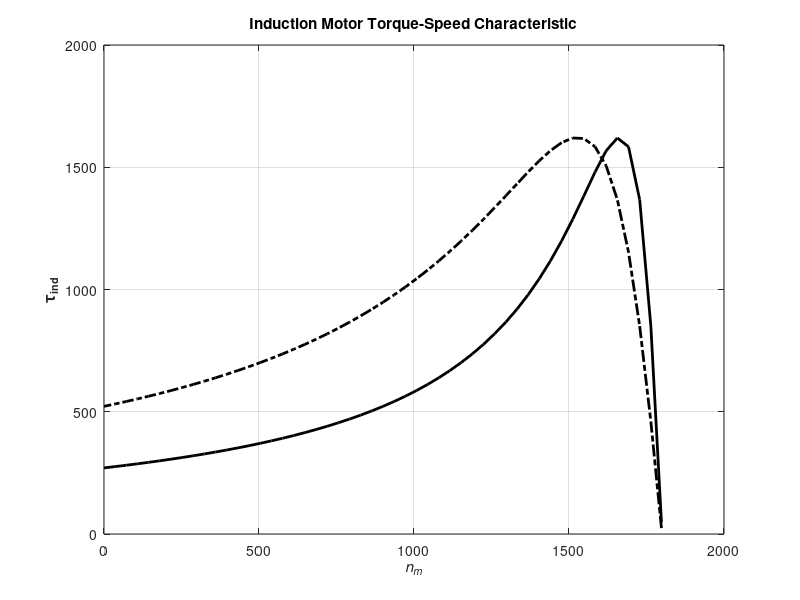

Write MATLAB code to recreate this figure.
f=60;                       % frequence
r1 = 0.03957;               % Stator resistance
x1 = 2*pi*f*0.000389;       % Stator reactance
r2 = 0.02215;               % Rotor resistance
x2 = 2*pi*f*0.000389;       % Rotor reactance
xm = 2*pi*f*0.01664;        % Magnetization branch reactance
v_phase = 460 / sqrt(3);    % Phase voltage
n_sync = 1800;              % Synchronous speed (r/min)
w_sync = 188.5;             % Synchronous speed (rad/s)

v_th = v_phase * ( xm / sqrt(r1^2 + (x1 + xm)^2) );
z_th = ((j*xm) * (r1 + j*x1)) / (r1 + j*(x1 + xm));
r_th = real(z_th);
x_th = imag(z_th);

s = (0:1:50) / 50;           % Slip
s(1) = 0.001;
nm = (1 - s) * n_sync;       % Mechanical speed
% Calculate torque for original rotor resistance
for ii = 1:51
   t_ind1(ii) = (3 * v_th^2 * r2 / s(ii)) / ...
            (w_sync * ((r_th + r2/s(ii))^2 + (x_th + x2)^2) );
end
% Calculate torque for doubled rotor resistance
for ii = 1:51
   t_ind2(ii) = (3 * v_th^2 * (2*r2) / s(ii)) / ...
            (w_sync * ((r_th + (2*r2)/s(ii))^2 + (x_th + x2)^2) );
end
% Plot the torque-speed curve
plot(nm,t_ind1,'Color','k','LineWidth',2.0);
hold on;
plot(nm,t_ind2,'Color','k','LineWidth',2.0,'LineStyle','-.');
xlabel('\itn_{m}','Fontweight','Bold');
ylabel('\tau_{ind}','Fontweight','Bold');
title ('Induction Motor Torque-Speed Characteristic','Fontweight','Bold');
grid on;
hold off;